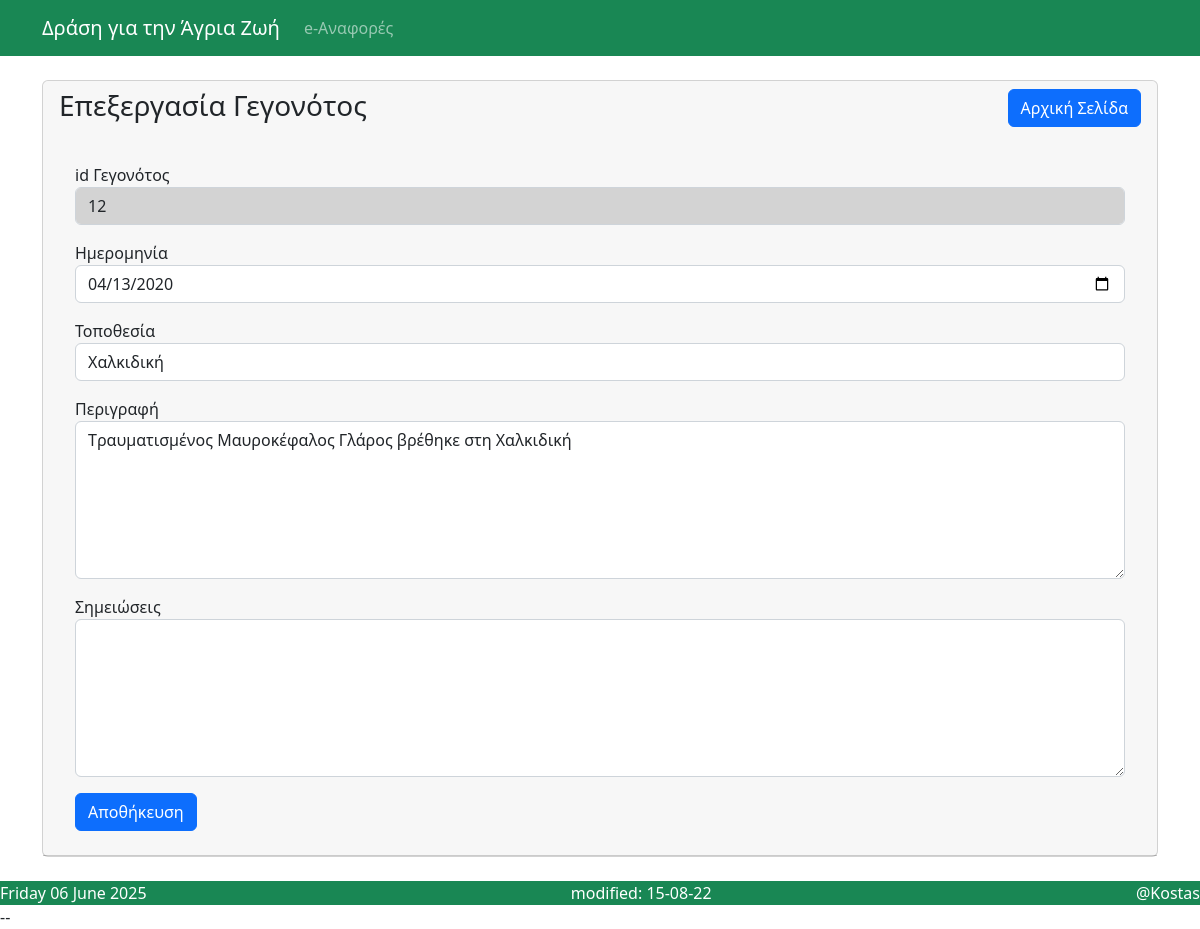
The page /event-edit.php?id=12 on the database its author committed.
### tables this page shows
CREATE TABLE IF NOT EXISTS `events` (
  `id` int(11) NOT NULL AUTO_INCREMENT,
  `date` date NOT NULL,
  `place` varchar(255) NOT NULL,
  `perigrafi` text NOT NULL,
  `simeioseis` text DEFAULT NULL,
  PRIMARY KEY (`id`)
);

### event-edit.php (the view)
<?php
include('include/header.php');
include('config/db.php');
?>
<div class="container">
    <div class="row">
        <div class="col-md-12 mt-4">
            <div class="card">
                <div class="card-header">
                    <h3>Επεξεργασία Γεγονότος
                        <a href="index.php" class="btn btn-primary float-end">Αρχική Σελίδα</a>
                    </h3>
                    <div class="card-body">
                        <?php
                        if (isset($_GET['id'])) {
                            $id = $_GET['id'];
                            $query = 'SELECT * FROM events WHERE id = :ev_id LIMIT 1';
                            $stmt = $pdo->prepare($query);
                            $stmt->execute(['ev_id' => $id]);
                            $Event = $stmt->fetch();
                        }
                        ?>
                        <form action="code-event.php" method="post" class="needs-validation">
                            <div class="mt-3">
                                <label>id Γεγονότος</label>
                                <input type="text" name="id" value="<?= $Event->id ?>" class="form-control" style="background-color:lightgrey" readonly>
                            </div>
                            <div class="mt-3">
                                <label>Ημερομηνία</label>
                                <input type="date" name="date" value="<?= $Event->date ?>" class="form-control" required>
                            </div>
                            <div class="mt-3">
                                <label>Τοποθεσία</label>
                                <input type="text" name="place" class="form-control" value="<?= $Event->place ?>" required>
                            </div>
                            <div class="mt-3">
                                <label>Περιγραφή</label>
                                <textarea name="perigrafi" class="form-control" rows="6" required><?= $Event->perigrafi ?></textarea>
                            </div>
                            <div class="mt-3">
                                <label>Σημειώσεις</label>
                                <textarea name="simeioseis" class="form-control" rows="6"><?= $Event->simeioseis ?></textarea>
                            </div>
                            <div class="mt-3">
                                <button type="submit" name="update-event-btn" class="btn btn-primary">Αποθήκευση</button>
                            </div>
                        </form>
                    </div>
                </div>
            </div>
        </div>
    </div>
</div>
<?php include('include/footer.php'); ?>

### rows shown on the page
events: id "12", date "04/13/2020", place "Χαλκιδική", perigrafi "Tραυματισμένος Μαυροκέφαλος Γλάρος βρέθηκε στη Χαλκιδική"
